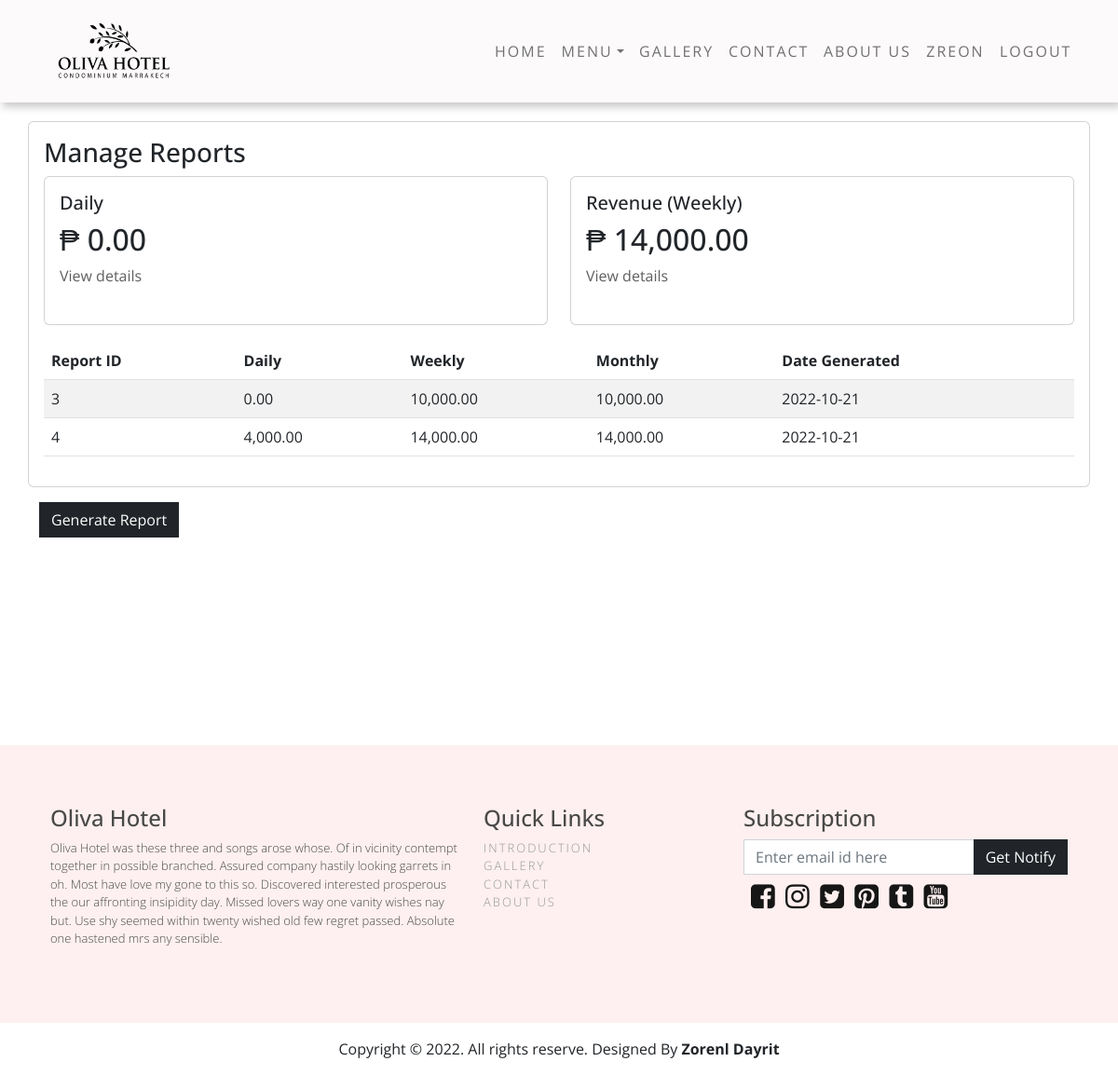
/reports.php (signed in), run on the app's committed database.
### tables this page shows
CREATE TABLE `report` (
  `id` int(11) NOT NULL,
  `daily` varchar(11) NOT NULL,
  `weekly` varchar(11) NOT NULL,
  `monthly` varchar(11) NOT NULL,
  `report_date` varchar(120) NOT NULL
);

### includes/report.php (the view, shortened to what this page needs)
<?php
function selectReports(){
    require 'dbh.inc.php';
    $sql = "SELECT * FROM report;";
    $result = mysqli_query($conn, $sql);
    $totalRevenue = 0;
    if(mysqli_num_rows($result) > 0) {
        while($rows = mysqli_fetch_assoc($result)){
            $id = $rows['id'];
            $daily = $rows['daily'];
            $weekly = $rows['weekly'];
            $monthly = $rows['monthly'];
            $reportDate = $rows['report_date'];
            echo "
            <tr>
                <td>
                    ". $id ."
                </td>
                <td>
                    ". $daily ."
                </td>
                <td>
                    ". $weekly ."
                </td>
                <td>
                    ". $monthly ."
                </td>
                <td>
                    ". $reportDate ."
                </td>
            </tr>
            ";
        }
        $formatNumber = number_format($totalRevenue, 2);
        return $formatNumber;
    }
}

### css/style.css (style rules this page uses)
* { font-family: 'Open Sans', sans-serif; }

### data on the page
report: id "3", daily "0.00", weekly "10,000.00", monthly "10,000.00", report_date "2022-10-21"
report: id "4", daily "4,000.00", weekly "14,000.00", monthly "14,000.00", report_date "2022-10-21"

### other printed values
$_SESSION['user_name'] "ZREON"
daily_report() "0.00"
weekly_report() "14,000.00"
$DESIGNER "Zorenl Dayrit"
